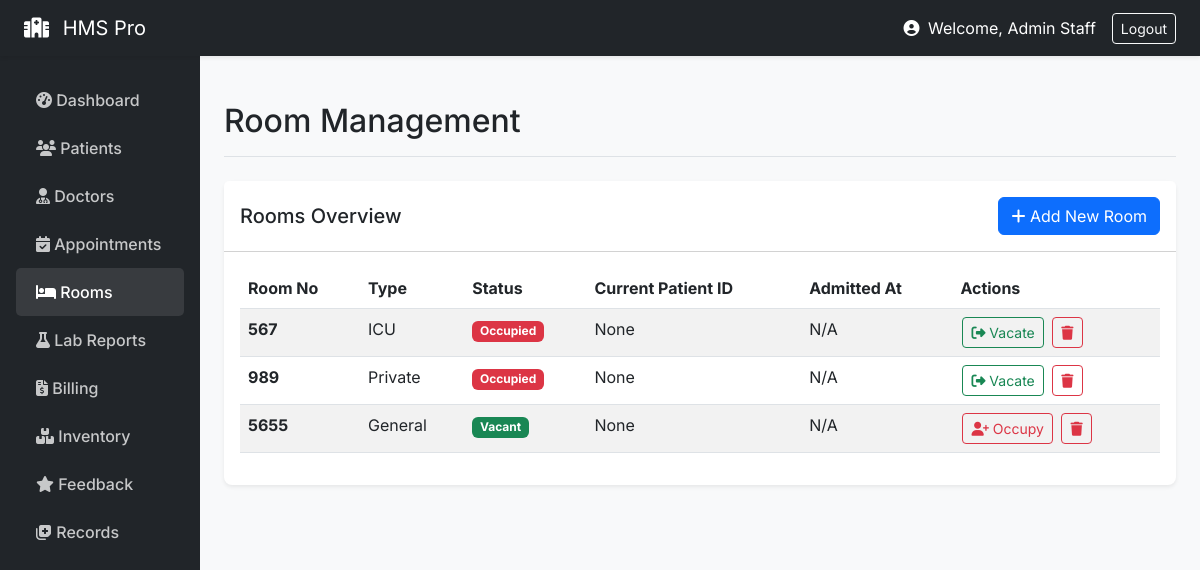
The page /staff/rooms (signed in) on the database as committed earlier.
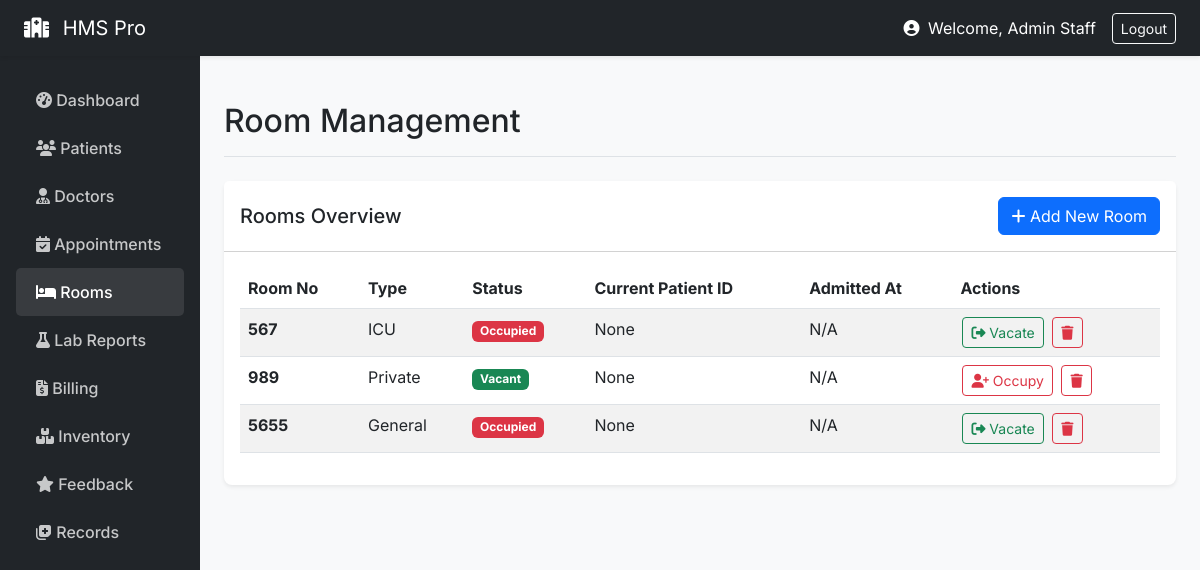
The same page on the database as committed later.
### models/__init__.py (models this page shows)
class Room(db.Model):
    id = db.Column(db.Integer, primary_key=True)
    number = db.Column(db.String(10), unique=True)
    type = db.Column(db.String(20))
    status = db.Column(db.String(20), default='Vacant')
    patient_id = db.Column(db.Integer, db.ForeignKey('user.id'))
    admitted_at = db.Column(db.DateTime)

### routes/staff.py (the view, shortened to what this page needs)
@staff_bp.route('/rooms', methods=['GET', 'POST'])
def rooms():
    form = RoomForm()
    rooms_list = Room.query.all()
    return render_template('rooms.html', rooms=rooms_list, form=form)

### models/__init__.py (called while the page is built)
@login_manager.user_loader
def load_user(user_id):
    return User.query.get(int(user_id))

### routes/staff.py (called while the page is built)
def staff_required(f):
    @wraps(f)
    def decorated_function(*args, **kwargs):
        if current_user.role != 'staff':
            flash('Staff access only', 'danger')
            return redirect(url_for('auth.login'))
        return f(*args, **kwargs)
    return decorated_function

@staff_bp.before_request
@login_required
@staff_required
def before_request():
    pass

### templates/rooms.html (shortened to what this page needs)
{% extends "base.html" %}
{% block page_title %}Room Management{% endblock %}
{% block content %}
<div class="card">
    <div class="card-header bg-white d-flex justify-content-between align-items-center py-3">
        <h5 class="mb-0">Rooms Overview</h5>
        <button type="button" class="btn btn-primary" data-bs-toggle="modal" data-bs-target="#addRoomModal">
            <i class="fas fa-plus"></i> Add New Room
        </button>
    </div>
    <div class="card-body">
        {% if rooms|length == 0 %}
        <div class="text-center text-muted py-5">
            <i class="fas fa-bed fa-3x mb-3"></i>
            <p>No rooms found. Click "Add New Room" to create one.</p>
        </div>
        {% else %}
        <table class="table table-striped table-hover datatable w-100">
            <thead>
                <tr>
                    <th>Room No</th>
                    <th>Type</th>
                    <th>Status</th>
                    <th>Current Patient ID</th>
                    <th>Admitted At</th>
                    <th>Actions</th>
                </tr>
            </thead>
            <tbody>
                {% for room in rooms %}
                <tr>
                    <td><strong>{{ room.number }}</strong></td>
                    <td>{{ room.type }}</td>
                    <td>
                        {% if room.status == 'Vacant' %}
                        <span class="badge bg-success">Vacant</span>
                        {% elif room.status == 'Occupied' %}
                        <span class="badge bg-danger">Occupied</span>
                        {% else %}
                        <span class="badge bg-warning text-dark">{{ room.status }}</span>
                        {% endif %}
                    </td>
                    <td>{{ room.patient_id if room.patient_id else 'None' }}</td>
                    <td>{{ room.admitted_at.strftime('%Y-%m-%d %H:%M') if room.admitted_at else 'N/A' }}</td>
                    <td class="text-nowrap">
                        <form action="{{ url_for('staff.toggle_room', id=room.id) }}" method="POST" class="action-form">
                            {% if room.status == 'Vacant' %}
                            <button type="submit" class="btn btn-sm btn-outline-danger" title="Mark as Occupied">
                                <i class="fas fa-user-plus"></i> Occupy
                            </button>
                            {% else %}
                            <button type="submit" class="btn btn-sm btn-outline-success" title="Mark as Vacant">
                                <i class="fas fa-sign-out-alt"></i> Vacate
                            </button>
                            {% endif %}
                        </form>
                        <form action="{{ url_for('staff.delete_room', id=room.id) }}" method="POST" class="action-form" onsubmit="return confirm('Delete this room?');">
                            <button type="submit" class="btn btn-sm btn-outline-danger" title="Delete Room"><i class="fas fa-trash"></i></button>
                        </form>
                    </td>
                </tr>
                {% endfor %}
            </tbody>
        </table>
        {% endif %}
    </div>
</div>
{% endblock %}

Rows that differ between the two databases and show on the page:
changed Room "Private": status "Occupied Vacate" → "Vacant Occupy"
changed Room "General": status "Vacant Occupy" → "Occupied Vacate"
